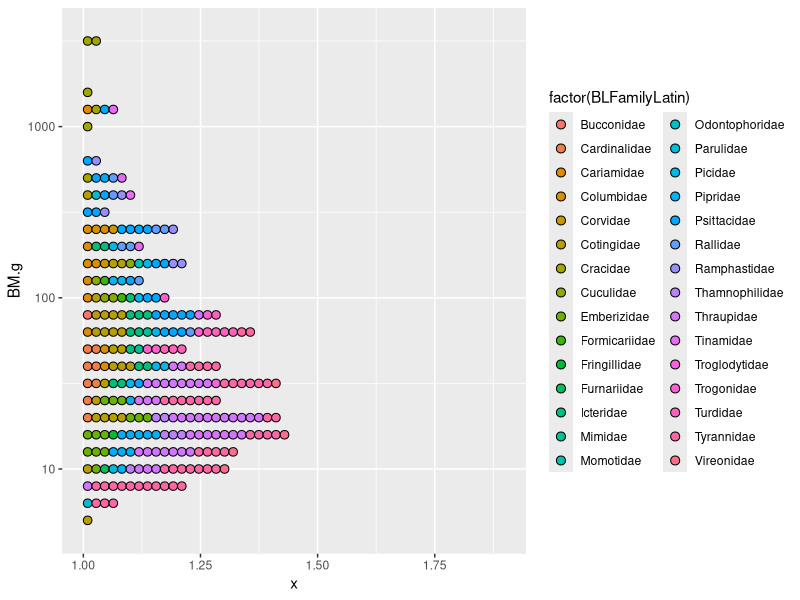
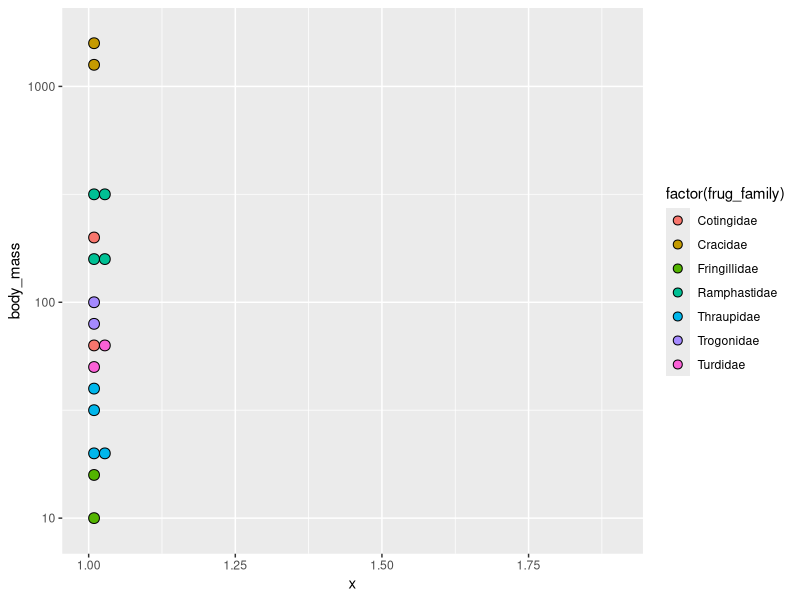

Reproduce these figures in R, in order.
## ---- chunk 1
knitr::opts_chunk$set(echo = TRUE)
## ---- chunk 2
# Read data
library(readr)
# Body mass data from ATLANTIC-TRAITS
BM <- read.table("../../data/birds_BM.txt", header= T, sep= "\t", 
                 dec = ".", na.strings = "NA")
names(BM)
BM_studied <- read.table("../../data/birds_incl_BM.txt", header= T, sep= "\t", 
                 dec = ".", na.strings = "NA")
names(BM_studied)
bmm<- unique(BM_studied) # Trimming the repeated data.

## ---- chunk 3
library(ggplot2)
ggplot(BM, aes(x= 1, y= BM.g, fill= factor(BLFamilyLatin))) +
           geom_dotplot(binaxis= "y", stackgroups= TRUE,
                        binwidth= 0.1, method= "histodot", dotsize= 0.5) +
           scale_y_log10()
           

## ---- chunk 4
ggplot(bmm, aes(x= 1, y= body_mass, fill= factor(frug_family))) +
           geom_dotplot(binaxis= "y", stackgroups= TRUE,
                        binwidth= 0.1, method= "histodot", dotsize= 0.5) +
           scale_y_log10()

## ---- chunk 5
sessionInfo()

